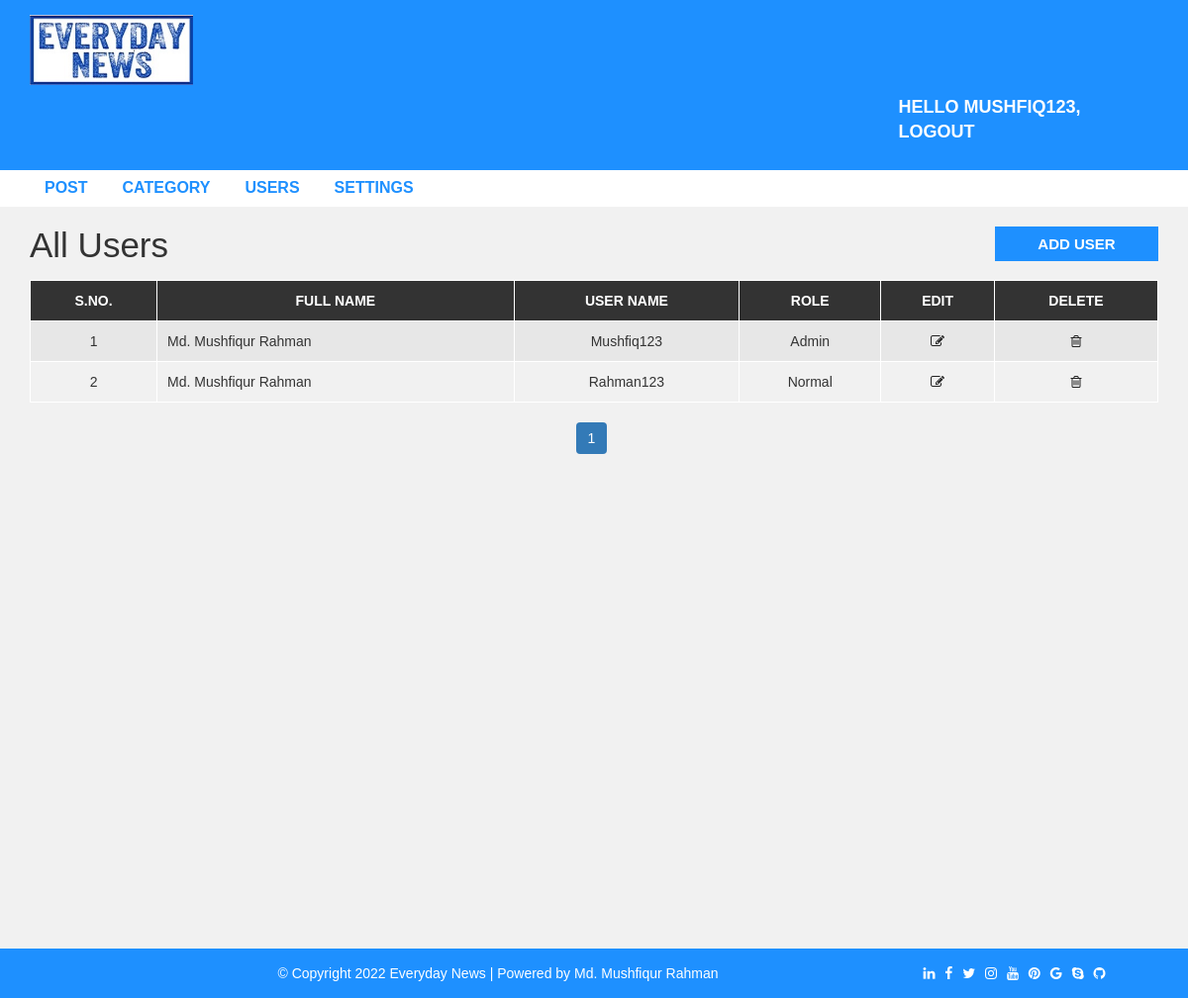
/admin/users.php (signed in), run on the app's committed database.
### tables this page shows
CREATE TABLE `settings` (
  `websitename` varchar(60) NOT NULL,
  `logo` varchar(60) NOT NULL,
  `footerdesc` varchar(255) NOT NULL
);

CREATE TABLE `user` (
  `user_id` int(10) UNSIGNED NOT NULL,
  `first_name` varchar(30) NOT NULL,
  `last_name` varchar(30) NOT NULL,
  `username` varchar(30) DEFAULT NULL,
  `password` varchar(40) DEFAULT NULL,
  `role` int(11) NOT NULL
);

### admin/users.php (the view, shortened to what this page needs)
<?php include "header.php";
 ?>
  <div id="admin-content">
      <div class="container">
          <div class="row">
              <div class="col-md-10">
                  <h1 class="admin-heading">All Users</h1>
              </div>
              <div class="col-md-2">
                  <a class="add-new" href="add-user.php">add user</a>
              </div>
              <div class="col-md-12">
                <?php
                  include 'config.php';
                  $limit = 3;
                  if (isset($_GET['page'])) {
                    $page = $_GET['page'];
                  }else{$page = 1;}
                  $offset = ($page - 1) * $limit;
                  $sql = "SELECT * FROM user ORDER BY user_id DESC LIMIT {$offset}, {$limit}";
                  $result = mysqli_query($conn, $sql) or die("Query Failed");
                  if (mysqli_num_rows($result) > 0) {
                 ?>
                  <table class="content-table">
                      <thead>
                          <th>S.No.</th>
                          <th>Full Name</th>
                          <th>User Name</th>
                          <th>Role</th>
                          <th>Edit</th>
                          <th>Delete</th>
                      </thead>
                      <tbody>
                        <?php
                          $serial = $offset +1;
                          while ($row = mysqli_fetch_assoc($result)) {
                         ?>
                          <tr>
                              <td class='id'><?php echo $serial; ?></td>
                              <td><?php echo $row['first_name'] . " " . $row['last_name']; ?></td>
                              <td><?php echo $row['username']; ?></td>
                              <td><?php if ($row['role'] == 1) {
                                echo "Admin";
                              }else{ echo "Normal";} ?></td>
                              <td class='edit'><a href='update-user.php?id=<?php echo $row["user_id"]; ?>'><i class='fa fa-edit'></i></a></td>
                              <td class='delete'><a href='delete-user.php?id=<?php echo $row["user_id"]; ?>'><i class='fa fa-trash-o'></i></a></td>
                          </tr>
                          <?php
                          $serial++;
                        } ?>
                      </tbody>
                  </table>
                <?php }
                $sql = "SELECT * from user";
                $result = mysqli_query($conn,$sql) or die("Query Failed");
                if (mysqli_num_rows($result) >1) {
                  $total_records = mysqli_num_rows($result);
                  $total_page = ceil($total_records/$limit);
                  echo "<ul class='pagination admin-pagination'>";
                  for ($i=1; $i<=$total_page ; $i++) {
                    if ($i== $page) {
                      $active = "active";
                    }else{
                      $active = "";
                    }
                    echo "<li class='". $active."'><a href='users.php?page=".$i."'>".$i."</a></li>";
                  }
                  echo "</ul>";
                }
                ?>
              </div>
          </div>
      </div>
  </div>
<?php include "footer.php"; ?>

### admin/header.php (shortened to what this page needs)
<!DOCTYPE html>
<html lang="en">
<head>
  <link rel="stylesheet" href="../css/bootstrap.min.css" />
  <link rel="stylesheet" href="../css/font-awesome.css">
  <link rel="stylesheet" href="../css/style.css">
</head>
<body>
  <div id="header-admin">
    <div class="container">
      <div class="row">
        <div class="col-md-2">
          <?php
          include "config.php";
          $sql = "SELECT * FROM settings";
          $result = mysqli_query($conn, $sql) or die("Query Failed.");
          if(mysqli_num_rows($result) > 0){
            while($row = mysqli_fetch_assoc($result)) {
              if ($row['logo'] == "") {
                echo '<a href="index.php"><h1>' . $row['websitename'].'</h1></a>';
              }else{
                echo '<a href="post.php"><img class="logo" src="images/'.$row['logo'].'"></a>';
              }
            }
          }
          ?>
        </div>
        <div class="col-md-offset-9  col-md-3">
          <a href="logout.php" class="admin-logout" >Hello <?php echo $_SESSION['username'] . ", "; ?>logout</a>
        </div>
      </div>
    </div>
  </div>
  <div id="admin-menubar">
    <div class="container">
      <div class="row">
        <div class="col-md-12">
          <ul class="admin-menu">
            <li>
              <a href="post.php">Post</a>
            </li>
            <?php
            if ($_SESSION['user_role'] == '1') {
              ?>
              <li>
                <a href="category.php">Category</a>
              </li>
              <li>
                <a href="users.php">Users</a>
              </li>
              <li>
                <a href="settings.php">Settings</a>
              </li>
            <?php } ?>
          </ul>
        </div>
      </div>
    </div>
  </div>

### admin/footer.php
<div id ="footer">
    <div class="container">
        <div class="row">
            <div class="col-md-12">
                <?php
                  include "config.php";
                  $sql = "SELECT * FROM settings";
                  $result = mysqli_query($conn, $sql) or die("Query Failed.");
                  if(mysqli_num_rows($result) > 0){
                    while($row = mysqli_fetch_assoc($result)) {
                ?>
                 <span style="margin: 0px 200px;"><?php echo $row['footerdesc'] ?></span>
                <span>
                    <a href="#" style="margin: 0px 3px;" class="fa fa-linkedin"></a>
                    <a href="#" style="margin: 0px 3px;" class="fa fa-facebook"></a>
                    <a href="#" style="margin: 0px 3px;" class="fa fa-twitter"></a>
                    <a href="#" style="margin: 0px 3px;" class="fa fa-instagram"></a>
                    <a href="#" style="margin: 0px 3px;" class="fa fa-youtube"></a>
                    <a href="#" style="margin: 0px 3px;" class="fa fa-pinterest"></a>
                    <a href="#" style="margin: 0px 3px;" class="fa fa-google"></a>
                    <a href="#" style="margin: 0px 3px;" class="fa fa-skype"></a>
                    <a href="#" style="margin: 0px 3px;" class="fa fa-github"></a>
                </span>
                <?php
                    }
                }
                 ?>
            </div>
        </div>
    </div>
</div>
</body>
</html>

### css/style.css (style rules this page uses)
body { background: #f1f1f1; font-family: sans-serif,arial,Helvetica; }
a, a:hover, a:focus { text-decoration: none; outline: none; }
ul { margin:0; padding:0; list-style:none; }
img.logo { width: 100%; height: auto; display: block; }
#header-admin { background-color: #1E90FF; padding: 15px 0; }
#header-admin .admin-logout { margin: 10px 0; color: #fff; font-size: 18px; font-weight: 600; text-transform: uppercase; display: inline-block; }
#admin-menubar { background-color: #fff; }
#admin-menubar .admin-menu { font-size: 0; }
#admin-menubar .admin-menu li { display: inline-block; margin: 0 5px 0 0; }
#admin-menubar .admin-menu li a { color: #1E90FF; font-size: 16px; font-weight: 600; text-transform: uppercase; padding: 7px 15px; display: block; transition: all 0.3s; }
#admin-content { padding: 20px 0; min-height: 750px; }
#admin-content .admin-heading { font-size: 35px; margin: 0 0 15px; }
#admin-content .add-new { color: #fff; background-color: #1E90FF; font-size: 15px; font-weight: 600; text-align: center; text-transform: uppercase; padding: 7px 10px; display: block; transition: all 0.3s; }
#admin-content .content-table { border: 1px solid #000; width: 100%; margin: 0 0 20px; }
#admin-content .content-table thead { color: #fff; background-color: #333; }
#admin-content .content-table th { padding: 10px; border: 1px solid #fff; font-weight: 600; text-align: center; text-transform: uppercase; }
#admin-content .content-table tbody { color: #333; }
#admin-content .content-table tbody tr { background-color: #e7e7e7; }
#admin-content .content-table tbody tr:nth-child(even) { background-color: transparent; }
#admin-content .content-table tbody td { padding: 10px; border: 1px solid #fff; text-align: center; }
#admin-content .content-table tbody td:nth-child(2) { text-align: left; }
#admin-content .admin-pagination { margin: 0; }
#admin-content .admin-pagination li a { display: block; }
.id, .edit, .delete { text-align:center; }
.pagination { display: block; text-align: center; margin: 0; }
.pagination li { display:inline-block; margin: 0 5px 0 0; }
.pagination li a { border: none; background: #1e90ff; color: #fff; }
i.fa { color:#222; }
#footer { color: #fff; padding:15px 0; text-align:center; background-color:#1e90ff; }
#footer a { color:#fff; }

### data on the page
settings: logo (picture), footerdesc "© Copyright 2022 Everyday News | Powered by Md. Mushfiqur Rahman"
user: first_name "Md. Mushfiqur", last_name "Rahman", username "Mushfiq123", role "Admin"
user: first_name "Md. Mushfiqur", last_name "Rahman", username "Rahman123", role "Normal"

### other printed values
$_SESSION['username'] "MUSHFIQ123"
